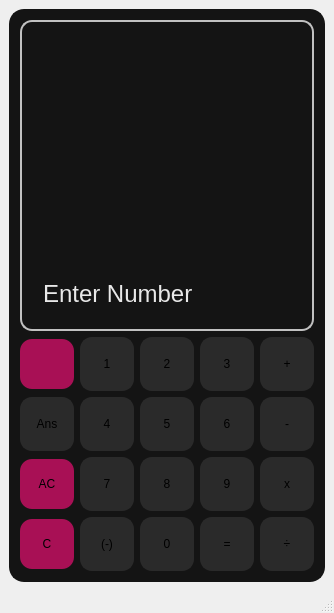
<?xml version="1.0" encoding="UTF-8"?>
<ui version="4.0">
 <class>MainWindow</class>
 <widget class="QMainWindow" name="MainWindow">
  <property name="geometry">
   <rect>
    <x>0</x>
    <y>0</y>
    <width>334</width>
    <height>613</height>
   </rect>
  </property>
  <property name="windowTitle">
   <string>MainWindow</string>
  </property>
  <widget class="QWidget" name="centralwidget">
   <layout class="QGridLayout" name="gridLayout">
    <item row="0" column="0">
     <widget class="QFrame" name="mainFrame">
      <property name="styleSheet">
       <string notr="true">QFrame {
	border: 2px solid rgb(20, 20, 20);
	border-radius: 15px;
	background-color: rgb(20, 20, 20);
}</string>
      </property>
      <property name="frameShape">
       <enum>QFrame::Shape::StyledPanel</enum>
      </property>
      <property name="frameShadow">
       <enum>QFrame::Shadow::Raised</enum>
      </property>
      <property name="lineWidth">
       <number>2</number>
      </property>
      <layout class="QVBoxLayout" name="verticalLayout_2">
       <item>
        <widget class="QFrame" name="screenFrame">
         <property name="styleSheet">
          <string notr="true">QFrame {
	border: 2px solid rgb(193, 193, 193);
	border-radius: 12px;
}</string>
         </property>
         <property name="frameShape">
          <enum>QFrame::Shape::StyledPanel</enum>
         </property>
         <property name="frameShadow">
          <enum>QFrame::Shadow::Raised</enum>
         </property>
         <layout class="QVBoxLayout" name="verticalLayout">
          <property name="leftMargin">
           <number>6</number>
          </property>
          <property name="topMargin">
           <number>2</number>
          </property>
          <property name="rightMargin">
           <number>6</number>
          </property>
          <property name="bottomMargin">
           <number>2</number>
          </property>
          <item>
           <layout class="QVBoxLayout" name="screenLayout">
            <property name="leftMargin">
             <number>5</number>
            </property>
            <property name="topMargin">
             <number>5</number>
            </property>
            <property name="rightMargin">
             <number>5</number>
            </property>
            <property name="bottomMargin">
             <number>6</number>
            </property>
            <item>
             <widget class="QLabel" name="saveDisplay4">
              <property name="styleSheet">
               <string notr="true">QLabel {
	border: 0px;
}</string>
              </property>
              <property name="text">
               <string/>
              </property>
              <property name="indent">
               <number>10</number>
              </property>
             </widget>
            </item>
            <item>
             <widget class="QLabel" name="saveDisplay3">
              <property name="styleSheet">
               <string notr="true">QLabel {
	border: 0px;
}</string>
              </property>
              <property name="text">
               <string/>
              </property>
              <property name="indent">
               <number>10</number>
              </property>
             </widget>
            </item>
            <item>
             <widget class="QLabel" name="saveDisplay2">
              <property name="styleSheet">
               <string notr="true">QLabel {
	border: 0px;
}</string>
              </property>
              <property name="text">
               <string/>
              </property>
              <property name="indent">
               <number>10</number>
              </property>
             </widget>
            </item>
            <item>
             <widget class="QLabel" name="saveDisplay1">
              <property name="styleSheet">
               <string notr="true">QLabel {
	border: 0px;
}</string>
              </property>
              <property name="text">
               <string/>
              </property>
              <property name="indent">
               <number>10</number>
              </property>
             </widget>
            </item>
            <item>
             <widget class="QLabel" name="inputDisplay">
              <property name="font">
               <font>
                <pointsize>18</pointsize>
               </font>
              </property>
              <property name="styleSheet">
               <string notr="true">QLabel {
	color: #e8e8e8;
	border: 0px;
}</string>
              </property>
              <property name="frameShape">
               <enum>QFrame::Shape::NoFrame</enum>
              </property>
              <property name="lineWidth">
               <number>1</number>
              </property>
              <property name="text">
               <string>Enter Number</string>
              </property>
              <property name="textFormat">
               <enum>Qt::TextFormat::AutoText</enum>
              </property>
              <property name="scaledContents">
               <bool>false</bool>
              </property>
              <property name="alignment">
               <set>Qt::AlignmentFlag::AlignLeading|Qt::AlignmentFlag::AlignLeft|Qt::AlignmentFlag::AlignVCenter</set>
              </property>
              <property name="margin">
               <number>0</number>
              </property>
              <property name="indent">
               <number>10</number>
              </property>
             </widget>
            </item>
           </layout>
          </item>
         </layout>
        </widget>
       </item>
       <item>
        <layout class="QGridLayout" name="buttonLayout" rowstretch="0,0,0,0,0" columnstretch="0,0,0,0,0">
         <property name="sizeConstraint">
          <enum>QLayout::SizeConstraint::SetDefaultConstraint</enum>
         </property>
         <item row="1" column="1">
          <widget class="QPushButton" name="numberOne">
           <property name="styleSheet">
            <string notr="true">QPushButton {
	border: 2px solid rgb(42, 42, 42);
	background-color: rgb(42, 42, 42);
	border-radius: 12px;
	height: 50px;
	min-height: 50px;
}

QPushButton:hover{
	background-color: rgb(50, 50, 50);
}</string>
           </property>
           <property name="text">
            <string>1</string>
           </property>
          </widget>
         </item>
         <item row="1" column="3">
          <widget class="QPushButton" name="numberThree">
           <property name="enabled">
            <bool>true</bool>
           </property>
           <property name="styleSheet">
            <string notr="true">QPushButton {
	border: 2px solid rgb(42, 42, 42);
	background-color: rgb(42, 42, 42);
	border-radius: 12px;
	height: 50px;
	min-height: 50px;
}

QPushButton:hover{
	background-color: rgb(50, 50, 50);
}</string>
           </property>
           <property name="text">
            <string>3</string>
           </property>
          </widget>
         </item>
         <item row="1" column="2">
          <widget class="QPushButton" name="numberTwo">
           <property name="styleSheet">
            <string notr="true">QPushButton {
	border: 2px solid rgb(42, 42, 42);
	background-color: rgb(42, 42, 42);
	border-radius: 12px;
	height: 50px;
	min-height: 50px;
}

QPushButton:hover{
	background-color: rgb(50, 50, 50);
}</string>
           </property>
           <property name="text">
            <string>2</string>
           </property>
          </widget>
         </item>
         <item row="2" column="4">
          <widget class="QPushButton" name="minusSign">
           <property name="styleSheet">
            <string notr="true">QPushButton {
	border: 2px solid rgb(42, 42, 42);
	background-color: rgb(42, 42, 42);
	border-radius: 12px;
	height: 50px;
	min-height: 50px;
}

QPushButton:hover{
	background-color: rgb(50, 50, 50);
}</string>
           </property>
           <property name="text">
            <string>-</string>
           </property>
          </widget>
         </item>
         <item row="1" column="0">
          <widget class="QPushButton" name="deleteButton">
           <property name="styleSheet">
            <string notr="true">QPushButton {
	background-color: rgb(168, 16, 85);
	border-radius: 12px;
	height: 50px;
	min-height: 50px;
}

QPushButton:hover {
	background-color: rgb(157, 15, 81);
}</string>
           </property>
           <property name="text">
            <string/>
           </property>
           <property name="icon">
            <iconset theme="QIcon::ThemeIcon::EditClear"/>
           </property>
          </widget>
         </item>
         <item row="3" column="4">
          <widget class="QPushButton" name="multiplySign">
           <property name="styleSheet">
            <string notr="true">QPushButton {
	border: 2px solid rgb(42, 42, 42);
	background-color: rgb(42, 42, 42);
	border-radius: 12px;
	height: 50px;
	min-height: 50px;
}

QPushButton:hover{
	background-color: rgb(50, 50, 50);
}</string>
           </property>
           <property name="text">
            <string>x</string>
           </property>
          </widget>
         </item>
         <item row="1" column="4">
          <widget class="QPushButton" name="plusSign">
           <property name="styleSheet">
            <string notr="true">QPushButton {
	border: 2px solid rgb(42, 42, 42);
	background-color: rgb(42, 42, 42);
	border-radius: 12px;
	height: 50px;
	min-height: 50px;
}

QPushButton:hover{
	background-color: rgb(50, 50, 50);
}</string>
           </property>
           <property name="text">
            <string>+</string>
           </property>
          </widget>
         </item>
         <item row="4" column="4">
          <widget class="QPushButton" name="divideSign">
           <property name="styleSheet">
            <string notr="true">QPushButton {
	border: 2px solid rgb(42, 42, 42);
	background-color: rgb(42, 42, 42);
	border-radius: 12px;
	height: 50px;
	min-height: 50px;
}

QPushButton:hover{
	background-color: rgb(50, 50, 50);
}</string>
           </property>
           <property name="text">
            <string>÷</string>
           </property>
          </widget>
         </item>
         <item row="2" column="3">
          <widget class="QPushButton" name="numberSix">
           <property name="styleSheet">
            <string notr="true">QPushButton {
	border: 2px solid rgb(42, 42, 42);
	background-color: rgb(42, 42, 42);
	border-radius: 12px;
	height: 50px;
	min-height: 50px;
}

QPushButton:hover{
	background-color: rgb(50, 50, 50);
}</string>
           </property>
           <property name="text">
            <string>6</string>
           </property>
          </widget>
         </item>
         <item row="3" column="3">
          <widget class="QPushButton" name="numberNine">
           <property name="styleSheet">
            <string notr="true">QPushButton {
	border: 2px solid rgb(42, 42, 42);
	background-color: rgb(42, 42, 42);
	border-radius: 12px;
	height: 50px;
	min-height: 50px;
}

QPushButton:hover{
	background-color: rgb(50, 50, 50);
}</string>
           </property>
           <property name="text">
            <string>9</string>
           </property>
          </widget>
         </item>
         <item row="4" column="3">
          <widget class="QPushButton" name="equalsSign">
           <property name="styleSheet">
            <string notr="true">QPushButton {
	border: 2px solid rgb(42, 42, 42);
	background-color: rgb(42, 42, 42);
	border-radius: 12px;
	height: 50px;
	min-height: 50px;
}

QPushButton:hover{
	background-color: rgb(50, 50, 50);
}</string>
           </property>
           <property name="text">
            <string>=</string>
           </property>
          </widget>
         </item>
         <item row="2" column="2">
          <widget class="QPushButton" name="numberFive">
           <property name="styleSheet">
            <string notr="true">QPushButton {
	border: 2px solid rgb(42, 42, 42);
	background-color: rgb(42, 42, 42);
	border-radius: 12px;
	height: 50px;
	min-height: 50px;
}

QPushButton:hover{
	background-color: rgb(50, 50, 50);
}</string>
           </property>
           <property name="text">
            <string>5</string>
           </property>
          </widget>
         </item>
         <item row="3" column="2">
          <widget class="QPushButton" name="numberEight">
           <property name="styleSheet">
            <string notr="true">QPushButton {
	border: 2px solid rgb(42, 42, 42);
	background-color: rgb(42, 42, 42);
	border-radius: 12px;
	height: 50px;
	min-height: 50px;
}

QPushButton:hover{
	background-color: rgb(50, 50, 50);
}</string>
           </property>
           <property name="text">
            <string>8</string>
           </property>
          </widget>
         </item>
         <item row="4" column="2">
          <widget class="QPushButton" name="numberZero">
           <property name="styleSheet">
            <string notr="true">QPushButton {
	border: 2px solid rgb(42, 42, 42);
	background-color: rgb(42, 42, 42);
	border-radius: 12px;
	height: 50px;
	min-height: 50px;
}

QPushButton:hover{
	background-color: rgb(50, 50, 50);
}</string>
           </property>
           <property name="text">
            <string>0</string>
           </property>
          </widget>
         </item>
         <item row="4" column="1">
          <widget class="QPushButton" name="negativeButton">
           <property name="styleSheet">
            <string notr="true">QPushButton {
	border: 2px solid rgb(42, 42, 42);
	background-color: rgb(42, 42, 42);
	border-radius: 12px;
	height: 50px;
	min-height: 50px;
}

QPushButton:hover{
	background-color: rgb(50, 50, 50);
}</string>
           </property>
           <property name="text">
            <string>(-)</string>
           </property>
          </widget>
         </item>
         <item row="4" column="0">
          <widget class="QPushButton" name="clearButton">
           <property name="autoFillBackground">
            <bool>false</bool>
           </property>
           <property name="styleSheet">
            <string notr="true">QPushButton {
	background-color: rgb(168, 16, 85);
	border-radius: 12px;
	height: 50px;
	min-height: 50px;
}

QPushButton:hover {
	background-color: rgb(157, 15, 81);
}</string>
           </property>
           <property name="text">
            <string>C</string>
           </property>
          </widget>
         </item>
         <item row="3" column="0">
          <widget class="QPushButton" name="allClearButton">
           <property name="styleSheet">
            <string notr="true">QPushButton {
	background-color: rgb(168, 16, 85);
	border-radius: 12px;
	height: 50px;
	min-height: 50px;
}

QPushButton:hover {
	background-color: rgb(157, 15, 81);
}</string>
           </property>
           <property name="text">
            <string>AC</string>
           </property>
          </widget>
         </item>
         <item row="3" column="1">
          <widget class="QPushButton" name="NumberSeven">
           <property name="styleSheet">
            <string notr="true">QPushButton {
	border: 2px solid rgb(42, 42, 42);
	background-color: rgb(42, 42, 42);
	border-radius: 12px;
	height: 50px;
	min-height: 50px;
}

QPushButton:hover{
	background-color: rgb(50, 50, 50);
}</string>
           </property>
           <property name="text">
            <string>7</string>
           </property>
          </widget>
         </item>
         <item row="2" column="1">
          <widget class="QPushButton" name="numberFour">
           <property name="styleSheet">
            <string notr="true">QPushButton {
	border: 2px solid rgb(42, 42, 42);
	background-color: rgb(42, 42, 42);
	border-radius: 12px;
	height: 50px;
	min-height: 50px;
}

QPushButton:hover{
	background-color: rgb(50, 50, 50);
}</string>
           </property>
           <property name="text">
            <string>4</string>
           </property>
          </widget>
         </item>
         <item row="2" column="0">
          <widget class="QPushButton" name="previousAnswerButton">
           <property name="styleSheet">
            <string notr="true">QPushButton {
	border: 2px solid rgb(42, 42, 42);
	background-color: rgb(42, 42, 42);
	border-radius: 12px;
	height: 50px;
	min-height: 50px;
}

QPushButton:hover{
	background-color: rgb(50, 50, 50);
}</string>
           </property>
           <property name="text">
            <string>Ans</string>
           </property>
          </widget>
         </item>
        </layout>
       </item>
      </layout>
     </widget>
    </item>
   </layout>
  </widget>
  <widget class="QMenuBar" name="menubar">
   <property name="geometry">
    <rect>
     <x>0</x>
     <y>0</y>
     <width>334</width>
     <height>21</height>
    </rect>
   </property>
  </widget>
  <widget class="QStatusBar" name="statusbar"/>
 </widget>
 <resources/>
 <connections/>
</ui>
